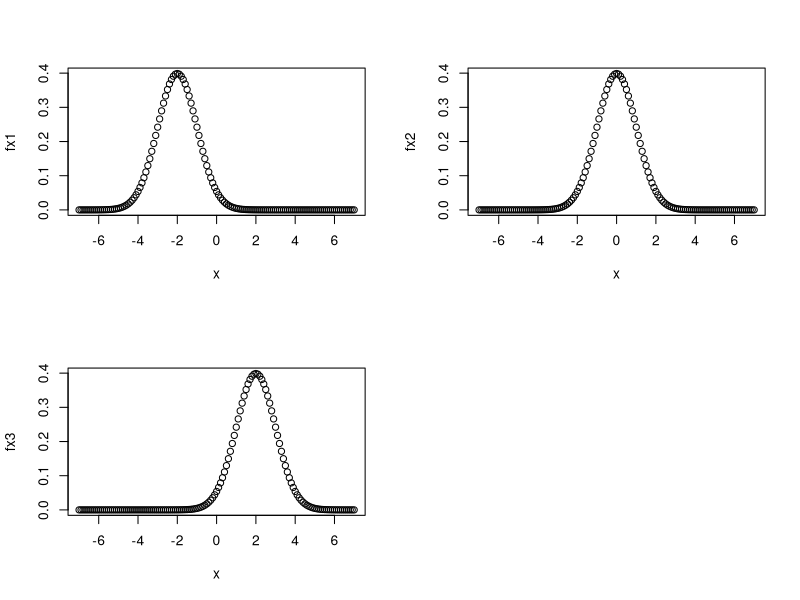

Reproduce this figure in R.
x <- seq(-7, 7, by = .1)

fx1 <- dnorm(x, mean = -2, sd = 1)
fx2 <- dnorm(x, mean = 0, sd = 1)
fx3 <- dnorm(x, mean = 2, sd = 1)

par(mfrow = c(2, 2))

plot(x,fx1)
plot(x,fx2)
plot(x,fx3)
